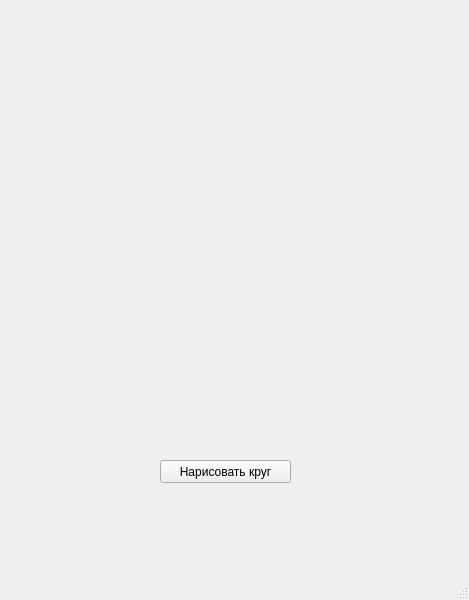
<?xml version="1.0" encoding="UTF-8"?>
<ui version="4.0">
 <class>MainWindow</class>
 <widget class="QMainWindow" name="MainWindow">
  <property name="geometry">
   <rect>
    <x>0</x>
    <y>0</y>
    <width>469</width>
    <height>600</height>
   </rect>
  </property>
  <property name="windowTitle">
   <string>MainWindow</string>
  </property>
  <widget class="QWidget" name="centralwidget">
   <widget class="QPushButton" name="pushButton">
    <property name="geometry">
     <rect>
      <x>160</x>
      <y>460</y>
      <width>131</width>
      <height>23</height>
     </rect>
    </property>
    <property name="text">
     <string>Нарисовать круг</string>
    </property>
   </widget>
  </widget>
  <widget class="QMenuBar" name="menubar">
   <property name="geometry">
    <rect>
     <x>0</x>
     <y>0</y>
     <width>469</width>
     <height>21</height>
    </rect>
   </property>
  </widget>
  <widget class="QStatusBar" name="statusbar"/>
 </widget>
 <resources/>
 <connections/>
</ui>
